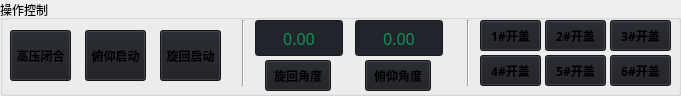
                    <widget class="QGroupBox" name="groupBox_2">
                     <property name="geometry">
                      <rect>
                       <x>15</x>
                       <y>275</y>
                       <width>681</width>
                       <height>96</height>
                      </rect>
                     </property>
                     <property name="title">
                      <string>操作控制</string>
                     </property>
                     <widget class="QLineEdit" name="lineEdit_cmd_xh_angle">
                      <property name="geometry">
                       <rect>
                        <x>255</x>
                        <y>20</y>
                        <width>88</width>
                        <height>36</height>
                       </rect>
                      </property>
                      <property name="font">
                       <font>
                        <family>Digital Numbers</family>
                        <pointsize>12</pointsize>
                       </font>
                      </property>
                      <property name="styleSheet">
                       <string notr="true">background-color: rgb(33, 37, 43);
padding: 2px;
color: rgb(0, 255, 127);</string>
                      </property>
                      <property name="inputMask">
                       <string/>
                      </property>
                      <property name="alignment">
                       <set>Qt::AlignCenter</set>
                      </property>
                      <property name="placeholderText">
                       <string>0.00</string>
                      </property>
                     </widget>
                     <widget class="QLineEdit" name="lineEdit_cmd_fy_angle">
                      <property name="geometry">
                       <rect>
                        <x>355</x>
                        <y>20</y>
                        <width>88</width>
                        <height>36</height>
                       </rect>
                      </property>
                      <property name="font">
                       <font>
                        <family>Digital Numbers</family>
                        <pointsize>12</pointsize>
                       </font>
                      </property>
                      <property name="styleSheet">
                       <string notr="true">background-color: rgb(33, 37, 43);
padding: 2px;
color: rgb(0, 255, 127);</string>
                      </property>
                      <property name="inputMask">
                       <string/>
                      </property>
                      <property name="alignment">
                       <set>Qt::AlignCenter</set>
                      </property>
                      <property name="placeholderText">
                       <string>0.00</string>
                      </property>
                     </widget>
                     <widget class="QPushButton" name="pushButton_cmd_fy_angle">
                      <property name="geometry">
                       <rect>
                        <x>365</x>
                        <y>60</y>
                        <width>66</width>
                        <height>31</height>
                       </rect>
                      </property>
                      <property name="sizePolicy">
                       <sizepolicy hsizetype="Minimum" vsizetype="Fixed">
                        <horstretch>0</horstretch>
                        <verstretch>0</verstretch>
                       </sizepolicy>
                      </property>
                      <property name="minimumSize">
                       <size>
                        <width>0</width>
                        <height>0</height>
                       </size>
                      </property>
                      <property name="maximumSize">
                       <size>
                        <width>16777215</width>
                        <height>16777215</height>
                       </size>
                      </property>
                      <property name="font">
                       <font>
                        <family>Arial Black</family>
                        <pointsize>9</pointsize>
                        <weight>75</weight>
                        <bold>true</bold>
                       </font>
                      </property>
                      <property name="styleSheet">
                       <string notr="true">QPushButton {
	background-color: rgb(27, 29, 35);
}

QPushButton:hover {
	background-color: rgb(33, 37, 43);
}
QPushButton:pressed {	
	background-color: rgb(85, 170, 255);
}</string>
                      </property>
                      <property name="text">
                       <string>俯仰角度</string>
                      </property>
                     </widget>
                     <widget class="QPushButton" name="pushButton_cmd_xh_angle">
                      <property name="geometry">
                       <rect>
                        <x>265</x>
                        <y>60</y>
                        <width>66</width>
                        <height>31</height>
                       </rect>
                      </property>
                      <property name="sizePolicy">
                       <sizepolicy hsizetype="Minimum" vsizetype="Fixed">
                        <horstretch>0</horstretch>
                        <verstretch>0</verstretch>
                       </sizepolicy>
                      </property>
                      <property name="minimumSize">
                       <size>
                        <width>0</width>
                        <height>0</height>
                       </size>
                      </property>
                      <property name="maximumSize">
                       <size>
                        <width>16777215</width>
                        <height>16777215</height>
                       </size>
                      </property>
                      <property name="font">
                       <font>
                        <family>Arial Black</family>
                        <pointsize>9</pointsize>
                        <weight>75</weight>
                        <bold>true</bold>
                       </font>
                      </property>
                      <property name="styleSheet">
                       <string notr="true">QPushButton {
	background-color: rgb(27, 29, 35);
}

QPushButton:hover {
	background-color: rgb(33, 37, 43);
}
QPushButton:pressed {	
	background-color: rgb(85, 170, 255);
}</string>
                      </property>
                      <property name="text">
                       <string>旋回角度</string>
                      </property>
                     </widget>
                     <widget class="QPushButton" name="pushButton_cmd_frontcase1">
                      <property name="geometry">
                       <rect>
                        <x>480</x>
                        <y>20</y>
                        <width>61</width>
                        <height>31</height>
                       </rect>
                      </property>
                      <property name="sizePolicy">
                       <sizepolicy hsizetype="Minimum" vsizetype="Fixed">
                        <horstretch>0</horstretch>
                        <verstretch>0</verstretch>
                       </sizepolicy>
                      </property>
                      <property name="minimumSize">
                       <size>
                        <width>0</width>
                        <height>0</height>
                       </size>
                      </property>
                      <property name="maximumSize">
                       <size>
                        <width>16777215</width>
                        <height>16777215</height>
                       </size>
                      </property>
                      <property name="font">
                       <font>
                        <family>Arial Black</family>
                        <pointsize>9</pointsize>
                        <weight>75</weight>
                        <bold>true</bold>
                       </font>
                      </property>
                      <property name="styleSheet">
                       <string notr="true">QPushButton {
	background-color: rgb(27, 29, 35);
}

QPushButton:hover {
	background-color: rgb(33, 37, 43);
}
QPushButton:pressed {	
	background-color: rgb(85, 170, 255);
}</string>
                      </property>
                      <property name="text">
                       <string>1#开盖</string>
                      </property>
                     </widget>
                     <widget class="QPushButton" name="pushButton_cmd_frontcase5">
                      <property name="geometry">
                       <rect>
                        <x>545</x>
                        <y>55</y>
                        <width>61</width>
                        <height>31</height>
                       </rect>
                      </property>
                      <property name="sizePolicy">
                       <sizepolicy hsizetype="Minimum" vsizetype="Fixed">
                        <horstretch>0</horstretch>
                        <verstretch>0</verstretch>
                       </sizepolicy>
                      </property>
                      <property name="minimumSize">
                       <size>
                        <width>0</width>
                        <height>0</height>
                       </size>
                      </property>
                      <property name="maximumSize">
                       <size>
                        <width>16777215</width>
                        <height>16777215</height>
                       </size>
                      </property>
                      <property name="font">
                       <font>
                        <family>Arial Black</family>
                        <pointsize>9</pointsize>
                        <weight>75</weight>
                        <bold>true</bold>
                       </font>
                      </property>
                      <property name="styleSheet">
                       <string notr="true">QPushButton {
	background-color: rgb(27, 29, 35);
}

QPushButton:hover {
	background-color: rgb(33, 37, 43);
}
QPushButton:pressed {	
	background-color: rgb(85, 170, 255);
}</string>
                      </property>
                      <property name="text">
                       <string>5#开盖</string>
                      </property>
                     </widget>
                     <widget class="QPushButton" name="pushButton_cmd_frontcase6">
                      <property name="geometry">
                       <rect>
                        <x>610</x>
                        <y>55</y>
                        <width>61</width>
                        <height>31</height>
                       </rect>
                      </property>
                      <property name="sizePolicy">
                       <sizepolicy hsizetype="Minimum" vsizetype="Fixed">
                        <horstretch>0</horstretch>
                        <verstretch>0</verstretch>
                       </sizepolicy>
                      </property>
                      <property name="minimumSize">
                       <size>
                        <width>0</width>
                        <height>0</height>
                       </size>
                      </property>
                      <property name="maximumSize">
                       <size>
                        <width>16777215</width>
                        <height>16777215</height>
                       </size>
                      </property>
                      <property name="font">
                       <font>
                        <family>Arial Black</family>
                        <pointsize>9</pointsize>
                        <weight>75</weight>
                        <bold>true</bold>
                       </font>
                      </property>
                      <property name="styleSheet">
                       <string notr="true">QPushButton {
	background-color: rgb(27, 29, 35);
}

QPushButton:hover {
	background-color: rgb(33, 37, 43);
}
QPushButton:pressed {	
	background-color: rgb(85, 170, 255);
}</string>
                      </property>
                      <property name="text">
                       <string>6#开盖</string>
                      </property>
                     </widget>
                     <widget class="QPushButton" name="pushButton_cmd_frontcase3">
                      <property name="geometry">
                       <rect>
                        <x>610</x>
                        <y>20</y>
                        <width>61</width>
                        <height>31</height>
                       </rect>
                      </property>
                      <property name="sizePolicy">
                       <sizepolicy hsizetype="Minimum" vsizetype="Fixed">
                        <horstretch>0</horstretch>
                        <verstretch>0</verstretch>
                       </sizepolicy>
                      </property>
                      <property name="minimumSize">
                       <size>
                        <width>0</width>
                        <height>0</height>
                       </size>
                      </property>
                      <property name="maximumSize">
                       <size>
                        <width>16777215</width>
                        <height>16777215</height>
                       </size>
                      </property>
                      <property name="font">
                       <font>
                        <family>Arial Black</family>
                        <pointsize>9</pointsize>
                        <weight>75</weight>
                        <bold>true</bold>
                       </font>
                      </property>
                      <property name="styleSheet">
                       <string notr="true">QPushButton {
	background-color: rgb(27, 29, 35);
}

QPushButton:hover {
	background-color: rgb(33, 37, 43);
}
QPushButton:pressed {	
	background-color: rgb(85, 170, 255);
}</string>
                      </property>
                      <property name="text">
                       <string>3#开盖</string>
                      </property>
                     </widget>
                     <widget class="QPushButton" name="pushButton_cmd_frontcase4">
                      <property name="geometry">
                       <rect>
                        <x>480</x>
                        <y>55</y>
                        <width>61</width>
                        <height>31</height>
                       </rect>
                      </property>
                      <property name="sizePolicy">
                       <sizepolicy hsizetype="Minimum" vsizetype="Fixed">
                        <horstretch>0</horstretch>
                        <verstretch>0</verstretch>
                       </sizepolicy>
                      </property>
                      <property name="minimumSize">
                       <size>
                        <width>0</width>
                        <height>0</height>
                       </size>
                      </property>
                      <property name="maximumSize">
                       <size>
                        <width>16777215</width>
                        <height>16777215</height>
                       </size>
                      </property>
                      <property name="font">
                       <font>
                        <family>Arial Black</family>
                        <pointsize>9</pointsize>
                        <weight>75</weight>
                        <bold>true</bold>
                       </font>
                      </property>
                      <property name="styleSheet">
                       <string notr="true">QPushButton {
	background-color: rgb(27, 29, 35);
}

QPushButton:hover {
	background-color: rgb(33, 37, 43);
}
QPushButton:pressed {	
	background-color: rgb(85, 170, 255);
}</string>
                      </property>
                      <property name="text">
                       <string>4#开盖</string>
                      </property>
                     </widget>
                     <widget class="QPushButton" name="pushButton_cmd_frontcase2">
                      <property name="geometry">
                       <rect>
                        <x>545</x>
                        <y>20</y>
                        <width>61</width>
                        <height>31</height>
                       </rect>
                      </property>
                      <property name="sizePolicy">
                       <sizepolicy hsizetype="Minimum" vsizetype="Fixed">
                        <horstretch>0</horstretch>
                        <verstretch>0</verstretch>
                       </sizepolicy>
                      </property>
                      <property name="minimumSize">
                       <size>
                        <width>0</width>
                        <height>0</height>
                       </size>
                      </property>
                      <property name="maximumSize">
                       <size>
                        <width>16777215</width>
                        <height>16777215</height>
                       </size>
                      </property>
                      <property name="font">
                       <font>
                        <family>Arial Black</family>
                        <pointsize>9</pointsize>
                        <weight>75</weight>
                        <bold>true</bold>
                       </font>
                      </property>
                      <property name="styleSheet">
                       <string notr="true">QPushButton {
	background-color: rgb(27, 29, 35);
}

QPushButton:hover {
	background-color: rgb(33, 37, 43);
}
QPushButton:pressed {	
	background-color: rgb(85, 170, 255);
}</string>
                      </property>
                      <property name="text">
                       <string>2#开盖</string>
                      </property>
                     </widget>
                     <widget class="Line" name="line_5">
                      <property name="geometry">
                       <rect>
                        <x>460</x>
                        <y>20</y>
                        <width>16</width>
                        <height>66</height>
                       </rect>
                      </property>
                      <property name="sizePolicy">
                       <sizepolicy hsizetype="Preferred" vsizetype="Preferred">
                        <horstretch>0</horstretch>
                        <verstretch>0</verstretch>
                       </sizepolicy>
                      </property>
                      <property name="layoutDirection">
                       <enum>Qt::LeftToRight</enum>
                      </property>
                      <property name="styleSheet">
                       <string notr="true">border-left:2px solid white; backgroud-color:black;</string>
                      </property>
                      <property name="orientation">
                       <enum>Qt::Vertical</enum>
                      </property>
                     </widget>
                     <widget class="Line" name="line_6">
                      <property name="geometry">
                       <rect>
                        <x>235</x>
                        <y>20</y>
                        <width>16</width>
                        <height>66</height>
                       </rect>
                      </property>
                      <property name="sizePolicy">
                       <sizepolicy hsizetype="Preferred" vsizetype="Preferred">
                        <horstretch>0</horstretch>
                        <verstretch>0</verstretch>
                       </sizepolicy>
                      </property>
                      <property name="layoutDirection">
                       <enum>Qt::LeftToRight</enum>
                      </property>
                      <property name="styleSheet">
                       <string notr="true">border-left:2px solid white; backgroud-color:black;</string>
                      </property>
                      <property name="orientation">
                       <enum>Qt::Vertical</enum>
                      </property>
                     </widget>
                     <widget class="QPushButton" name="pushButton_AutoGet_1M_24">
                      <property name="geometry">
                       <rect>
                        <x>10</x>
                        <y>30</y>
                        <width>61</width>
                        <height>51</height>
                       </rect>
                      </property>
                      <property name="sizePolicy">
                       <sizepolicy hsizetype="Minimum" vsizetype="Fixed">
                        <horstretch>0</horstretch>
                        <verstretch>0</verstretch>
                       </sizepolicy>
                      </property>
                      <property name="minimumSize">
                       <size>
                        <width>0</width>
                        <height>0</height>
                       </size>
                      </property>
                      <property name="maximumSize">
                       <size>
                        <width>16777215</width>
                        <height>16777215</height>
                       </size>
                      </property>
                      <property name="font">
                       <font>
                        <family>Arial Black</family>
                        <pointsize>9</pointsize>
                        <weight>75</weight>
                        <bold>true</bold>
                       </font>
                      </property>
                      <property name="styleSheet">
                       <string notr="true">QPushButton {
	background-color: rgb(27, 29, 35);
}

QPushButton:hover {
	background-color: rgb(33, 37, 43);
}
QPushButton:pressed {	
	background-color: rgb(85, 170, 255);
}</string>
                      </property>
                      <property name="text">
                       <string>高压闭合</string>
                      </property>
                     </widget>
                     <widget class="QPushButton" name="pushButton_AutoGet_1M_25">
                      <property name="geometry">
                       <rect>
                        <x>85</x>
                        <y>30</y>
                        <width>61</width>
                        <height>51</height>
                       </rect>
                      </property>
                      <property name="sizePolicy">
                       <sizepolicy hsizetype="Minimum" vsizetype="Fixed">
                        <horstretch>0</horstretch>
                        <verstretch>0</verstretch>
                       </sizepolicy>
                      </property>
                      <property name="minimumSize">
                       <size>
                        <width>0</width>
                        <height>0</height>
                       </size>
                      </property>
                      <property name="maximumSize">
                       <size>
                        <width>16777215</width>
                        <height>16777215</height>
                       </size>
                      </property>
                      <property name="font">
                       <font>
                        <family>Arial Black</family>
                        <pointsize>9</pointsize>
                        <weight>75</weight>
                        <bold>true</bold>
                       </font>
                      </property>
                      <property name="styleSheet">
                       <string notr="true">QPushButton {
	background-color: rgb(27, 29, 35);
}

QPushButton:hover {
	background-color: rgb(33, 37, 43);
}
QPushButton:pressed {	
	background-color: rgb(85, 170, 255);
}</string>
                      </property>
                      <property name="text">
                       <string>俯仰启动</string>
                      </property>
                     </widget>
                     <widget class="QPushButton" name="pushButton_AutoGet_1M_26">
                      <property name="geometry">
                       <rect>
                        <x>160</x>
                        <y>30</y>
                        <width>61</width>
                        <height>51</height>
                       </rect>
                      </property>
                      <property name="sizePolicy">
                       <sizepolicy hsizetype="Minimum" vsizetype="Fixed">
                        <horstretch>0</horstretch>
                        <verstretch>0</verstretch>
                       </sizepolicy>
                      </property>
                      <property name="minimumSize">
                       <size>
                        <width>0</width>
                        <height>0</height>
                       </size>
                      </property>
                      <property name="maximumSize">
                       <size>
                        <width>16777215</width>
                        <height>16777215</height>
                       </size>
                      </property>
                      <property name="font">
                       <font>
                        <family>Arial Black</family>
                        <pointsize>9</pointsize>
                        <weight>75</weight>
                        <bold>true</bold>
                       </font>
                      </property>
                      <property name="styleSheet">
                       <string notr="true">QPushButton {
	background-color: rgb(27, 29, 35);
}

QPushButton:hover {
	background-color: rgb(33, 37, 43);
}
QPushButton:pressed {	
	background-color: rgb(85, 170, 255);
}</string>
                      </property>
                      <property name="text">
                       <string>旋回启动</string>
                      </property>
                     </widget>
                    </widget>
